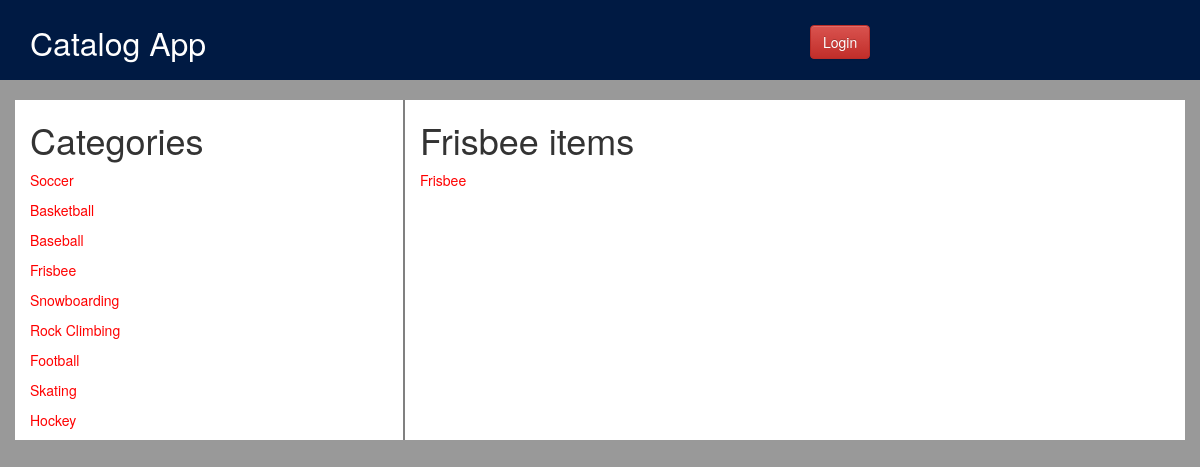
The page /catalog/Frisbee/items on the database as committed earlier.
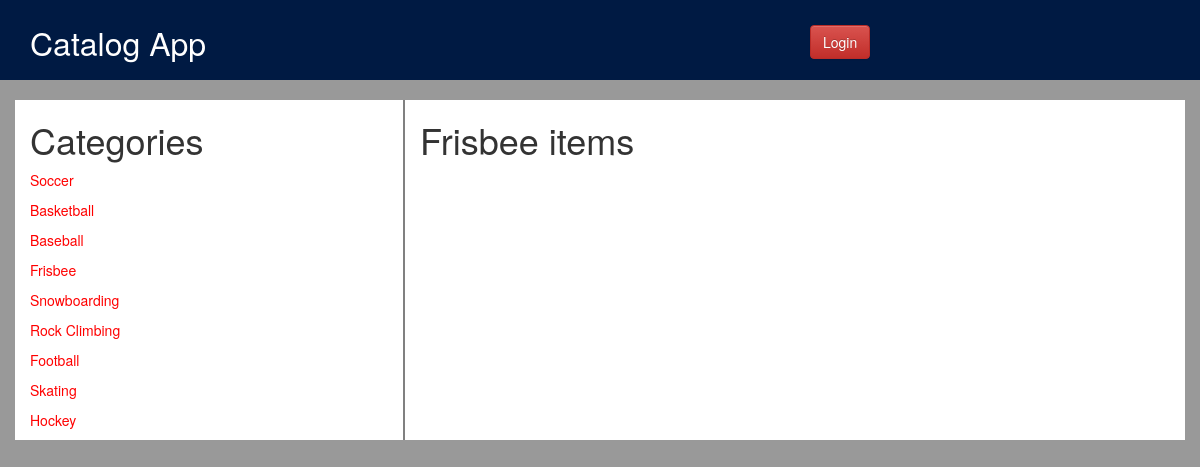
The same page on the database as committed later.
### database_setup.py (models this page shows, shortened)
class Category(Base):
    __tablename__ = 'category'
    id = Column(Integer, primary_key=True)
    name = Column(String(250), nullable=False)

class Item(Base):
    __tablename__ = 'item'
    id = Column(Integer, primary_key=True)
    name = Column(String(250), nullable=False)
    description = Column(Text, nullable=True)
    category_id = Column(Integer, ForeignKey('category.id'))
    category = relationship(Category)
    user_id = Column(Integer, ForeignKey('user.id'))
    user = relationship(User)
    created_date = Column(DateTime, default=datetime.datetime.now)

### application.py (the view)
@app.route('/catalog/<string:category_name>/items')
def showItems(category_name):
    categories = session.query(Category).all()
    category = session.query(Category).filter_by(name=category_name).one()
    items = session.query(Item).filter_by(category_id=category.id).all()
    return render_template('publicitems.html', category=category, categories=categories, items=items)

### templates/publicitems.html (shortened to what this page needs)
{% extends "main.html" %}
{% block content %}
<div class="container items">
    <div class="row">
        <div class="col-xs-4 cat_list">
            <h1>Categories</h1>
            {% for category in categories %}
                <p><a href="{{ url_for('showItems', category_name=category.name) }}">{{ category.name }}</a></p>
            {% endfor %}
        </div>
        <div class="col-xs-8">
            <h1>{{ category.name }} items</h1>
            {% for item in items %}
                <p><a href="{{ url_for('showItem', category_name=category.name, item_name=item.name) }}">{{ item.name }}</a></p>
            {% endfor %}
        </div>
    </div>
</div>
{% endblock %}

Rows that differ between the two databases and show on the page:
removed Item: name "Frisbee"
